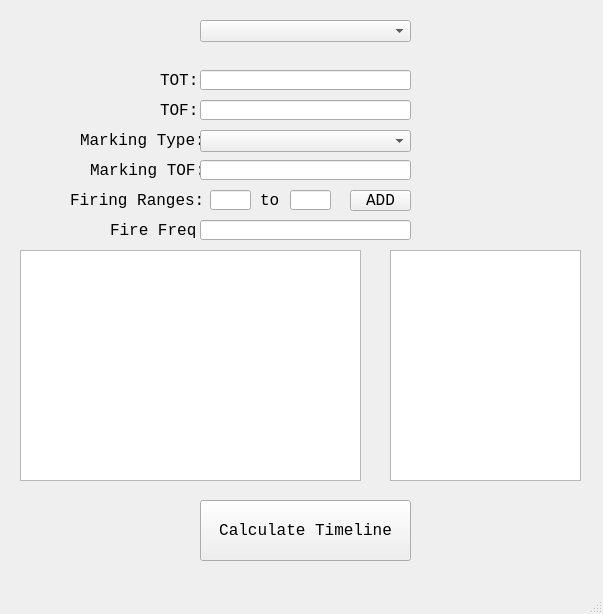
<?xml version="1.0" encoding="UTF-8"?>
<ui version="4.0">
 <class>MainWindow</class>
 <widget class="QMainWindow" name="MainWindow">
  <property name="geometry">
   <rect>
    <x>0</x>
    <y>0</y>
    <width>603</width>
    <height>614</height>
   </rect>
  </property>
  <property name="windowTitle">
   <string>MainWindow</string>
  </property>
  <widget class="QWidget" name="centralwidget">
   <widget class="QComboBox" name="fireTypeSelector">
    <property name="geometry">
     <rect>
      <x>200</x>
      <y>20</y>
      <width>211</width>
      <height>22</height>
     </rect>
    </property>
    <property name="font">
     <font>
      <family>Consolas</family>
      <pointsize>12</pointsize>
     </font>
    </property>
    <property name="currentText">
     <string/>
    </property>
    <property name="placeholderText">
     <string>Select Firing Type</string>
    </property>
   </widget>
   <widget class="QLabel" name="TOTLabel">
    <property name="geometry">
     <rect>
      <x>160</x>
      <y>70</y>
      <width>51</width>
      <height>21</height>
     </rect>
    </property>
    <property name="font">
     <font>
      <family>Consolas</family>
      <pointsize>12</pointsize>
     </font>
    </property>
    <property name="text">
     <string>TOT:</string>
    </property>
   </widget>
   <widget class="QLabel" name="TOFLabel">
    <property name="geometry">
     <rect>
      <x>160</x>
      <y>100</y>
      <width>51</width>
      <height>21</height>
     </rect>
    </property>
    <property name="font">
     <font>
      <family>Consolas</family>
      <pointsize>12</pointsize>
     </font>
    </property>
    <property name="text">
     <string>TOF:</string>
    </property>
   </widget>
   <widget class="QLabel" name="MarkingTypeLabel">
    <property name="geometry">
     <rect>
      <x>80</x>
      <y>130</y>
      <width>131</width>
      <height>21</height>
     </rect>
    </property>
    <property name="font">
     <font>
      <family>Consolas</family>
      <pointsize>12</pointsize>
     </font>
    </property>
    <property name="text">
     <string>Marking Type:</string>
    </property>
   </widget>
   <widget class="QLabel" name="MarkingTOFLabel">
    <property name="geometry">
     <rect>
      <x>90</x>
      <y>160</y>
      <width>131</width>
      <height>21</height>
     </rect>
    </property>
    <property name="font">
     <font>
      <family>Consolas</family>
      <pointsize>12</pointsize>
     </font>
    </property>
    <property name="text">
     <string>Marking TOF:</string>
    </property>
   </widget>
   <widget class="QLabel" name="FireFreqLabel">
    <property name="geometry">
     <rect>
      <x>110</x>
      <y>220</y>
      <width>131</width>
      <height>21</height>
     </rect>
    </property>
    <property name="font">
     <font>
      <family>Consolas</family>
      <pointsize>12</pointsize>
     </font>
    </property>
    <property name="text">
     <string>Fire Freq:</string>
    </property>
   </widget>
   <widget class="QLabel" name="FiringRangesLabel">
    <property name="geometry">
     <rect>
      <x>70</x>
      <y>190</y>
      <width>131</width>
      <height>21</height>
     </rect>
    </property>
    <property name="font">
     <font>
      <family>Consolas</family>
      <pointsize>12</pointsize>
     </font>
    </property>
    <property name="text">
     <string>Firing Ranges:</string>
    </property>
   </widget>
   <widget class="QLineEdit" name="input_1">
    <property name="geometry">
     <rect>
      <x>200</x>
      <y>70</y>
      <width>211</width>
      <height>20</height>
     </rect>
    </property>
    <property name="font">
     <font>
      <family>Consolas</family>
      <pointsize>12</pointsize>
     </font>
    </property>
   </widget>
   <widget class="QPushButton" name="CalculateTimelineButton">
    <property name="geometry">
     <rect>
      <x>200</x>
      <y>500</y>
      <width>211</width>
      <height>61</height>
     </rect>
    </property>
    <property name="font">
     <font>
      <family>Consolas</family>
      <pointsize>12</pointsize>
     </font>
    </property>
    <property name="text">
     <string>Calculate Timeline</string>
    </property>
   </widget>
   <widget class="QLineEdit" name="input_2">
    <property name="geometry">
     <rect>
      <x>200</x>
      <y>100</y>
      <width>211</width>
      <height>20</height>
     </rect>
    </property>
    <property name="font">
     <font>
      <family>Consolas</family>
      <pointsize>12</pointsize>
     </font>
    </property>
   </widget>
   <widget class="QLineEdit" name="input_3">
    <property name="geometry">
     <rect>
      <x>200</x>
      <y>220</y>
      <width>211</width>
      <height>20</height>
     </rect>
    </property>
    <property name="font">
     <font>
      <family>Consolas</family>
      <pointsize>12</pointsize>
     </font>
    </property>
   </widget>
   <widget class="QPushButton" name="AddFiringRangeButton">
    <property name="geometry">
     <rect>
      <x>350</x>
      <y>190</y>
      <width>61</width>
      <height>21</height>
     </rect>
    </property>
    <property name="font">
     <font>
      <family>Consolas</family>
      <pointsize>12</pointsize>
     </font>
    </property>
    <property name="text">
     <string>ADD</string>
    </property>
   </widget>
   <widget class="QTextBrowser" name="FiringRangesDisplay">
    <property name="geometry">
     <rect>
      <x>390</x>
      <y>250</y>
      <width>191</width>
      <height>231</height>
     </rect>
    </property>
    <property name="font">
     <font>
      <family>Consolas</family>
      <pointsize>12</pointsize>
     </font>
    </property>
   </widget>
   <widget class="QLineEdit" name="input_5">
    <property name="geometry">
     <rect>
      <x>200</x>
      <y>160</y>
      <width>211</width>
      <height>20</height>
     </rect>
    </property>
    <property name="font">
     <font>
      <family>Consolas</family>
      <pointsize>12</pointsize>
     </font>
    </property>
   </widget>
   <widget class="QTextBrowser" name="TimelineDisplay">
    <property name="geometry">
     <rect>
      <x>20</x>
      <y>250</y>
      <width>341</width>
      <height>231</height>
     </rect>
    </property>
    <property name="font">
     <font>
      <family>Consolas</family>
      <pointsize>12</pointsize>
     </font>
    </property>
   </widget>
   <widget class="QComboBox" name="MarkingSelector">
    <property name="geometry">
     <rect>
      <x>200</x>
      <y>130</y>
      <width>211</width>
      <height>22</height>
     </rect>
    </property>
    <property name="font">
     <font>
      <family>Consolas</family>
      <pointsize>12</pointsize>
     </font>
    </property>
    <property name="placeholderText">
     <string>Select Marking Round</string>
    </property>
   </widget>
   <widget class="QLineEdit" name="input_6">
    <property name="geometry">
     <rect>
      <x>210</x>
      <y>190</y>
      <width>41</width>
      <height>20</height>
     </rect>
    </property>
    <property name="font">
     <font>
      <family>Consolas</family>
      <pointsize>12</pointsize>
     </font>
    </property>
   </widget>
   <widget class="QLineEdit" name="input_7">
    <property name="geometry">
     <rect>
      <x>290</x>
      <y>190</y>
      <width>41</width>
      <height>20</height>
     </rect>
    </property>
    <property name="font">
     <font>
      <family>Consolas</family>
      <pointsize>12</pointsize>
     </font>
    </property>
   </widget>
   <widget class="QLabel" name="FiringRangesLabel_2">
    <property name="geometry">
     <rect>
      <x>260</x>
      <y>190</y>
      <width>31</width>
      <height>21</height>
     </rect>
    </property>
    <property name="font">
     <font>
      <family>Consolas</family>
      <pointsize>12</pointsize>
     </font>
    </property>
    <property name="text">
     <string>to</string>
    </property>
   </widget>
  </widget>
  <widget class="QMenuBar" name="menubar">
   <property name="geometry">
    <rect>
     <x>0</x>
     <y>0</y>
     <width>603</width>
     <height>20</height>
    </rect>
   </property>
  </widget>
  <widget class="QStatusBar" name="statusbar"/>
 </widget>
 <resources/>
 <connections/>
</ui>
